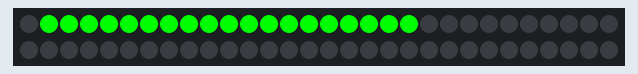
Bench run of a sketch on a simulated Arduino Uno, built with avr-gcc and run on an emulated ATmega328P. On the bench: 60 RGB LEDs in strip order, left to right, continuing on the next row.

Above: at 0.15 s.
At 4.98 s:
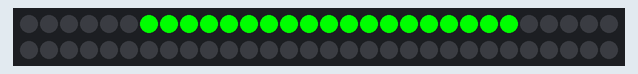
At 9.21 s:
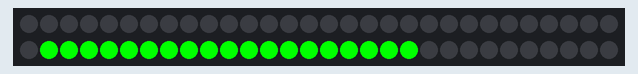
At 19.51 s:
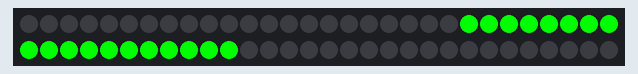
At 28.86 s:
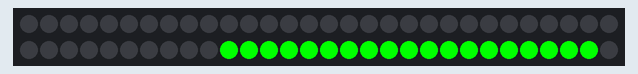
At 39.76 s:
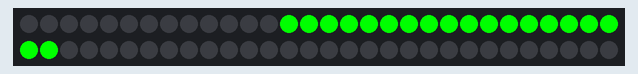

The sketch:

bouncing_line.ino
```cpp
#include <FastLED.h>


/********BASIC SETTINGS********/

// the data pin for the NeoPixels
#define DATA_PIN 6

// How many LEDs we will be using, charge according to your needs
#define NUM_LEDS 60

//time for a full loop in milliseconds. e.g : 5000ms is 5s.
#define TIME_LOOP 2500

//size of the line
//e.g : NUM_LEDS to have a wave of the size of your LED strip that you already defined
//20 (or anything else) to have a shorter wave than the length of your LED strip
#define LINE_LENGTH 20

/*
   Define the color of the wave. You can use RGB, HEX or HSV color.
   Color values must be between 0 & 255.
   e.g for red color:
   RGB : const CRGB defaultColor = CRGB(255,0,0);
   HEX : const CRGB defaultColor = CRGB(0xFF0000);
   HSV : const CRGB defaultColor = CHSV(0,255,255);
*/
const CRGB defaultColor = CRGB(0, 255, 0);


/******************CODE*****************/
/**************DO NOT TOUCH*************/
/*********unless you really need********/

//time variable
unsigned long time;

unsigned int halfTime = TIME_LOOP / 2;

CRGB leds[NUM_LEDS];

int movementSize = NUM_LEDS - LINE_LENGTH;

void setup() {
  FastLED.addLeds<NEOPIXEL, DATA_PIN>(leds, NUM_LEDS);
  //strip.setBrightness(60);
  Serial.begin(9600);
}

void loop() {
  renderLEDs();
}

void renderLEDs() {
  time = millis();
  //difference in time
  float startPos;
  if ( (time % TIME_LOOP ) < halfTime) {
    startPos = ((float)(time % halfTime) / halfTime) * movementSize;
  }
  else {
    startPos = movementSize - ((float)(time % halfTime) / halfTime) * movementSize;
  }

  int roundedPos = round(startPos);

  for (int i = 0; i < NUM_LEDS; i++) {
    if (i > roundedPos && i< roundedPos+ LINE_LENGTH) {
      leds[i] = defaultColor;
    }
    else {
      leds[i] = CRGB(0 , 0 , 0);
    }
  }

  FastLED.show();

}
```
